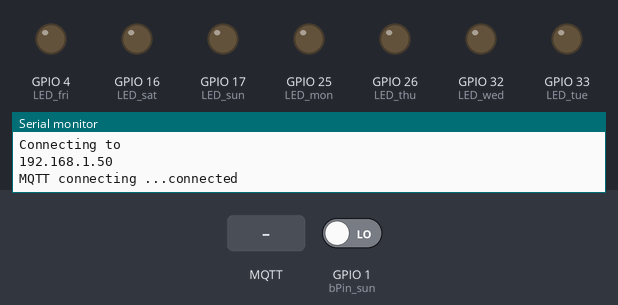
The sketch below on a simulated ESP32. On the bench: output pins drawn as LEDs (lit = HIGH), the last lines printed to the serial monitor. Inputs (shaded band) come from the test bench; at power-on: GPIO 1 (bPin_sun) LOW. WiFi joins after 1.5 s; servers stay silent unless stated; no MQTT or app messages arrive unless stated.

Above: at 3.2 s.
3.3 s: MQTT message "1" arrives on the first subscribed topic
At 4.2 s:
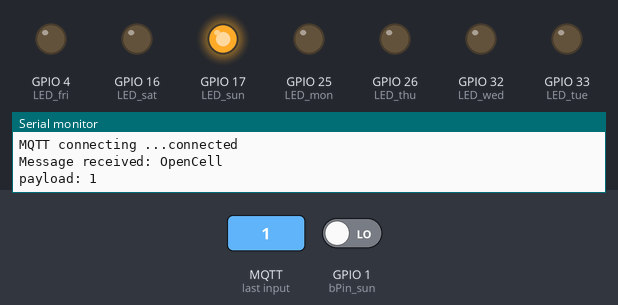
Timing chart, 0 to 6.3 s (numbered marks = the images above; inputs shaded):
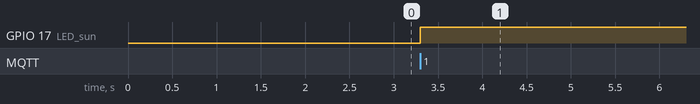

The sketch:

BoxCode.ino
```cpp
#include <WiFi.h>
#include <PubSubClient.h>

int LED_mon = 25;  // the number of the LED pin
int LED_tue = 33;
int LED_wed = 32;
int LED_thu = 26;
int LED_fri = 4;
int LED_sat = 16;
int LED_sun = 17;

int bPin_mon = 18;  // the number of the pushbutton pin
int bPin_tue = 5;
int bPin_wed = 23;
int bPin_thu = 22;
int bPin_fri = 21;
int bPin_sat = 19;
int bPin_sun = 1;


/* change it with your ssid-password */
const char* ssid = "";
const char* password = "";


/* this is the IP of PC/raspberry where you installed MQTT Server
on Wins use "ipconfig"
on Linux use "ifconfig" to get its IP address */
const char* mqtt_server = "";
const char* mqttUser = "";
const char* mqttPassword = "";

/* create an instance of PubSubClient client */
WiFiClient espClient;
PubSubClient client(espClient);

/* topics */

// OpenCell Tell server i waitin to know which cell to open
// start - Tell Server that i ready
// taken - Tell Server that someone take pill

long lastMsg = 0;
char msg[20];

void ledOn(int led,int btn, int day){
	digitalWrite(led, HIGH);
	if (digitalRead(btn)== HIGH){
	  while(digitalRead(btn) == HIGH){}
	}else{
	  while(digitalRead(btn) == LOW){}
	}
	digitalWrite(led, LOW);
	char a[1];
	sprintf(a,"%d",day);
	client.publish("taken", a);
	Serial.print("\nbtn #");
	Serial.print(day);
	Serial.println(" pushed !");
}

void receivedCallback(char* topic, byte* payload, unsigned int length) {

	Serial.print("Message received: ");
	Serial.println(topic);
	Serial.print("payload: ");
    Serial.print((char)payload[0]);

    if ((char)payload[0] == '1') {
      ledOn(LED_sun,bPin_sun,1);
    }else if ((char)payload[0] == '2') {
      ledOn(LED_mon,bPin_mon,2);
    }else if ((char)payload[0] == '3') {
      ledOn(LED_tue,bPin_tue,3);
    }else if ((char)payload[0] == '4') {
      ledOn(LED_wed,bPin_wed,4);
    }else if ((char)payload[0] == '5') {
      ledOn(LED_thu,bPin_thu,5);
    }else if ((char)payload[0] == '6') {
      ledOn(LED_fri,bPin_fri,6);
    }else if ((char)payload[0] == '7') {
      ledOn(LED_sat,bPin_sat,7);
    }
	Serial.println();

}


void mqttconnect() {
  /* Loop until reconnected */
  while (!client.connected()) {
    Serial.print("MQTT connecting ...");
    /* client ID */
    String clientId = "ESP32Client";
    /* connect now */
    if (client.connect(clientId.c_str(), mqttUser, mqttPassword)) {
      Serial.println("connected");
      /* subscribe topic with default QoS 0*/
      client.subscribe("OpenCell");
    } else {
      Serial.print("failed, status code =");
      Serial.print(client.state());
      Serial.println("try again in 5 seconds");
      /* Wait 5 seconds before retrying */
      delay(5000);
    }
  }
}

void setup() {
//  Leds
  pinMode(LED_mon, OUTPUT);
  pinMode(LED_tue, OUTPUT);
  pinMode(LED_wed, OUTPUT);
  pinMode(LED_thu, OUTPUT);
  pinMode(LED_fri, OUTPUT);
  pinMode(LED_sat, OUTPUT);
  pinMode(LED_sun, OUTPUT);
// Buttons
  pinMode(bPin_mon, INPUT);
  pinMode(bPin_tue, INPUT);
  pinMode(bPin_wed, INPUT);
  pinMode(bPin_thu, INPUT);
  pinMode(bPin_fri, INPUT);
  pinMode(bPin_sat, INPUT);
  pinMode(bPin_sun, INPUT);

  Serial.begin(9600);
  // We start by connecting to a WiFi network
  Serial.println();
  Serial.print("Connecting to ");
  Serial.println(ssid);

  WiFi.begin(ssid, password);

  while (WiFi.status() != WL_CONNECTED) {
    delay(1000);
    Serial.print("Connecting to ");
    Serial.println(ssid);
  }

  Serial.println(WiFi.localIP());

  /* configure the MQTT server with IPaddress and port, 1883 is default */
  client.setServer(mqtt_server,11608);
  /* this receivedCallback function will be invoked
  when client received subscribed topic */
  client.setCallback(receivedCallback);
  while (!client.connected()){
      mqttconnect();
    }
  client.publish("start", "1");
}
void loop() {
  /* this function will listen for incomming
  subscribed topic-process-invoke receivedCallback */
 client.loop();


  }
```

Measured:
- after the input at 3.3 s, GPIO 17 (LED_sun): LOW → HIGH at once
